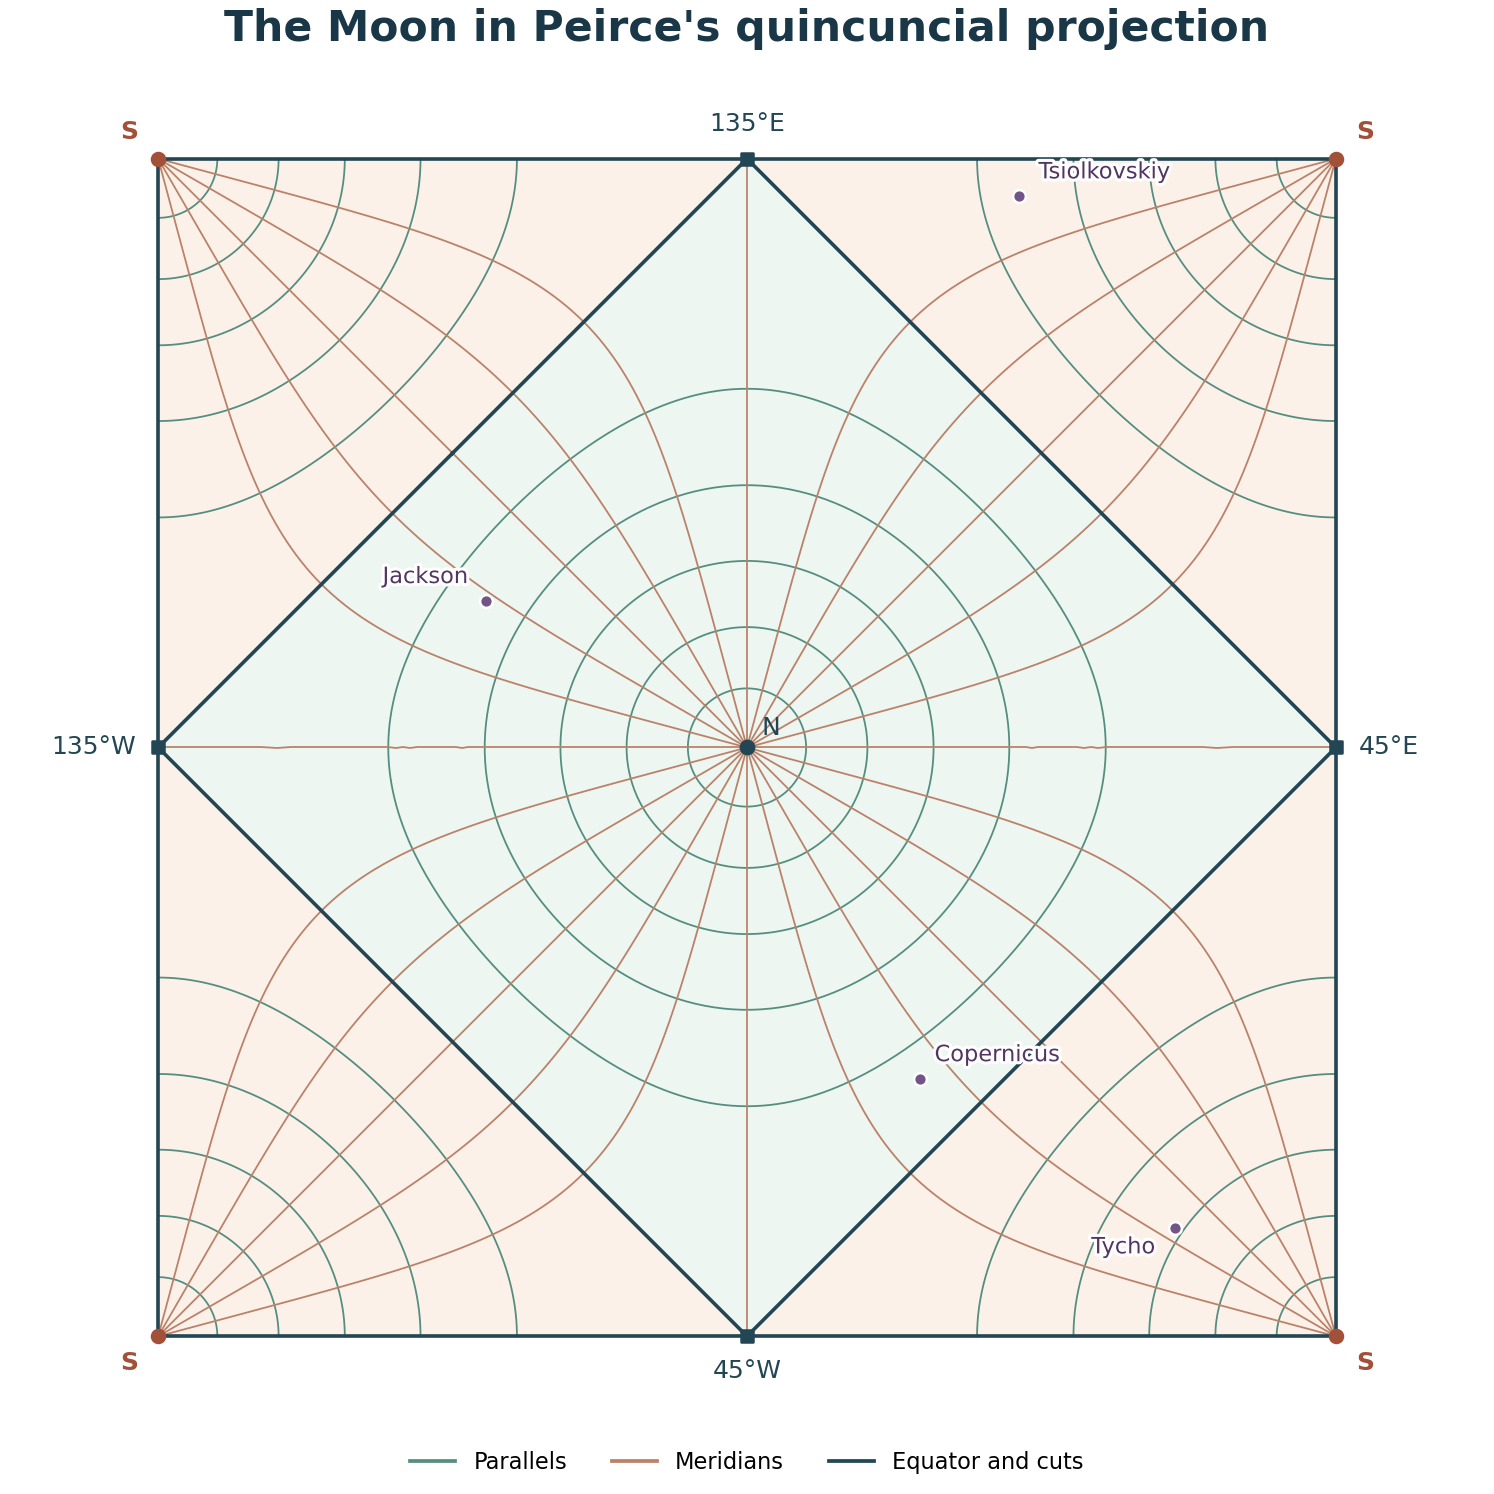

Write the Python code that produced this figure.
"""Render the lunar graticule in Peirce's global quincuncial square."""

from argparse import ArgumentParser
from itertools import pairwise
from pathlib import Path

import matplotlib.pyplot as plt
import numpy as np
from matplotlib import patheffects
from matplotlib.lines import Line2D
from matplotlib.patches import Polygon
from scipy.special import elliprf

from pyconformal.cartography import peirce_quincuncial

LANDMARKS = (
    ("Copernicus", -20.08, 9.62, (6, 7)),
    ("Jackson", -163.32, 22.05, (-7, 7)),
    ("Tycho", -11.22, -43.30, (-8, -10)),
    ("Tsiolkovskiy", 128.97, -20.38, (8, 7)),
)
MERIDIAN_CUTS = (-135, -45, 45, 135, 225)


def render() -> None:
    """Draw both hemispheres, both sides of the cuts and four pole copies."""
    fig, ax = plt.subplots(figsize=(8.3, 8.3), layout="constrained")
    ax.set_aspect("equal")
    ax.set(xlim=(-1.19, 1.19), ylim=(-1.16, 1.16))
    ax.set_axis_off()
    ax.add_patch(Polygon([(-1, -1), (1, -1), (1, 1), (-1, 1)], facecolor="#fcf1e9"))
    ax.add_patch(Polygon([(0, -1), (1, 0), (0, 1), (-1, 0)], facecolor="#edf6f1"))

    def draw_line(points: list[complex], color: str, thickness: float = 0.72) -> None:
        curve = np.asarray(points, dtype=np.complex128)
        ax.plot(curve.real, curve.imag, color=color, linewidth=thickness)

    lon_samples = [-180 + i for i in range(361)]
    for lat in (15, 30, 45, 60, 75):
        draw_line([peirce_quincuncial(lon, lat) for lon in lon_samples], "#558e80")

    # Separate paths at each duplicated cut so plotting cannot join opposite edges.
    cut_padding = 1e-8
    for left, right in pairwise(MERIDIAN_CUTS):
        for lat in (-15, -30, -45, -60, -75):
            samples = np.linspace(left + cut_padding, right - cut_padding, 121)
            draw_line([peirce_quincuncial(float(lon), lat) for lon in samples], "#558e80")

    for lon in range(-180, 180, 15):
        draw_line([peirce_quincuncial(lon, lat) for lat in range(91)], "#bb8269")
        if lon % 90 != 45:
            draw_line([peirce_quincuncial(lon, -lat) for lat in range(91)], "#bb8269")
    equator = [peirce_quincuncial(lon, 0) for lon in lon_samples]
    draw_line(equator, "#224653", 1.45)
    outer = [-1 - 1j, 1 - 1j, 1 + 1j, -1 + 1j, -1 - 1j]
    draw_line(outer, "#224653", 1.45)

    for meridian, label in ((45, "45°E"), (135, "135°E"), (-135, "135°W"), (-45, "45°W")):
        point = peirce_quincuncial(meridian, 0)
        ax.scatter(point.real, point.imag, marker="s", s=24, color="#224653", zorder=3)
        ax.annotate(
            label,
            (point.real, point.imag),
            xytext=(9 * round(point.real), 9 * round(point.imag)),
            textcoords="offset points",
            color="#224653",
            ha="left" if point.real > 0.5 else "right" if point.real < -0.5 else "center",
            va="bottom" if point.imag > 0.5 else "top" if point.imag < -0.5 else "center",
        )

    for lon in (0, 90, 180, -90):
        pole = peirce_quincuncial(lon, -90)
        ax.scatter(pole.real, pole.imag, s=27, color="#a35038", zorder=4)
        ax.annotate(
            "S",
            (pole.real, pole.imag),
            xytext=(8 * round(pole.real), 6 * round(pole.imag)),
            textcoords="offset points",
            color="#a35038",
            fontweight="bold",
            ha="left" if pole.real > 0 else "right",
            va="bottom" if pole.imag > 0 else "top",
        )
    ax.scatter(0, 0, s=28, color="#224653", zorder=4)
    ax.annotate("N", (0, 0), xytext=(6, 5), textcoords="offset points", color="#224653")

    for name, lon, lat, offset in LANDMARKS:
        point = peirce_quincuncial(lon, lat)
        ax.scatter(point.real, point.imag, s=26, color="#725487", edgecolor="white", zorder=4)
        marker = ax.annotate(
            name,
            (point.real, point.imag),
            xytext=offset,
            textcoords="offset points",
            ha="right" if offset[0] < 0 else "left",
            color="#523562",
            fontsize=9,
        )
        marker.set_path_effects([patheffects.withStroke(linewidth=2.5, foreground="#fff")])

    fig.suptitle(
        "The Moon in Peirce's quincuncial projection",
        fontsize=17,
        color="#193746",
        fontweight="bold",
    )
    fig.legend(
        [Line2D([0], [0], color=color) for color in ("#558e80", "#bb8269", "#224653")],
        ["Parallels", "Meridians", "Equator and cuts"],
        loc="outside lower center",
        ncols=3,
        frameon=False,
        fontsize=9,
    )
    fig.savefig(Path(__file__).with_suffix(".png"), dpi=180)
    plt.close(fig)


def compare_proj() -> None:
    """Compare both hemispheres with the optional PROJ square reference."""
    try:
        import pyproj
    except ImportError as error:
        raise SystemExit("Install pyproj to run the optional reference comparison.") from error
    projection = pyproj.Proj("+proj=peirce_q +shape=square +lon_0=0 +R=1")
    scale = 2 * float(elliprf(0, 1, 2))
    latitudes = (-85, -65, -45, -25, -5, 0, 5, 25, 45, 65, 85, 90)
    samples = [(lon, lat) for lon in range(-180, 180, 10) for lat in latitudes]
    errors = [
        abs(peirce_quincuncial(lon, lat) - complex(*projection(lon, lat)) / scale)
        for lon, lat in samples
    ]
    print(f"PROJ {pyproj.proj_version_str}: {len(samples)} points, max error {max(errors):.3e}")


def main() -> None:
    """Generate the lunar graticule and optionally compare it with PROJ."""
    parser = ArgumentParser(description=__doc__)
    parser.add_argument("--compare-proj", action="store_true")
    options = parser.parse_args()
    render()
    if options.compare_proj:
        compare_proj()


if __name__ == "__main__":
    main()
